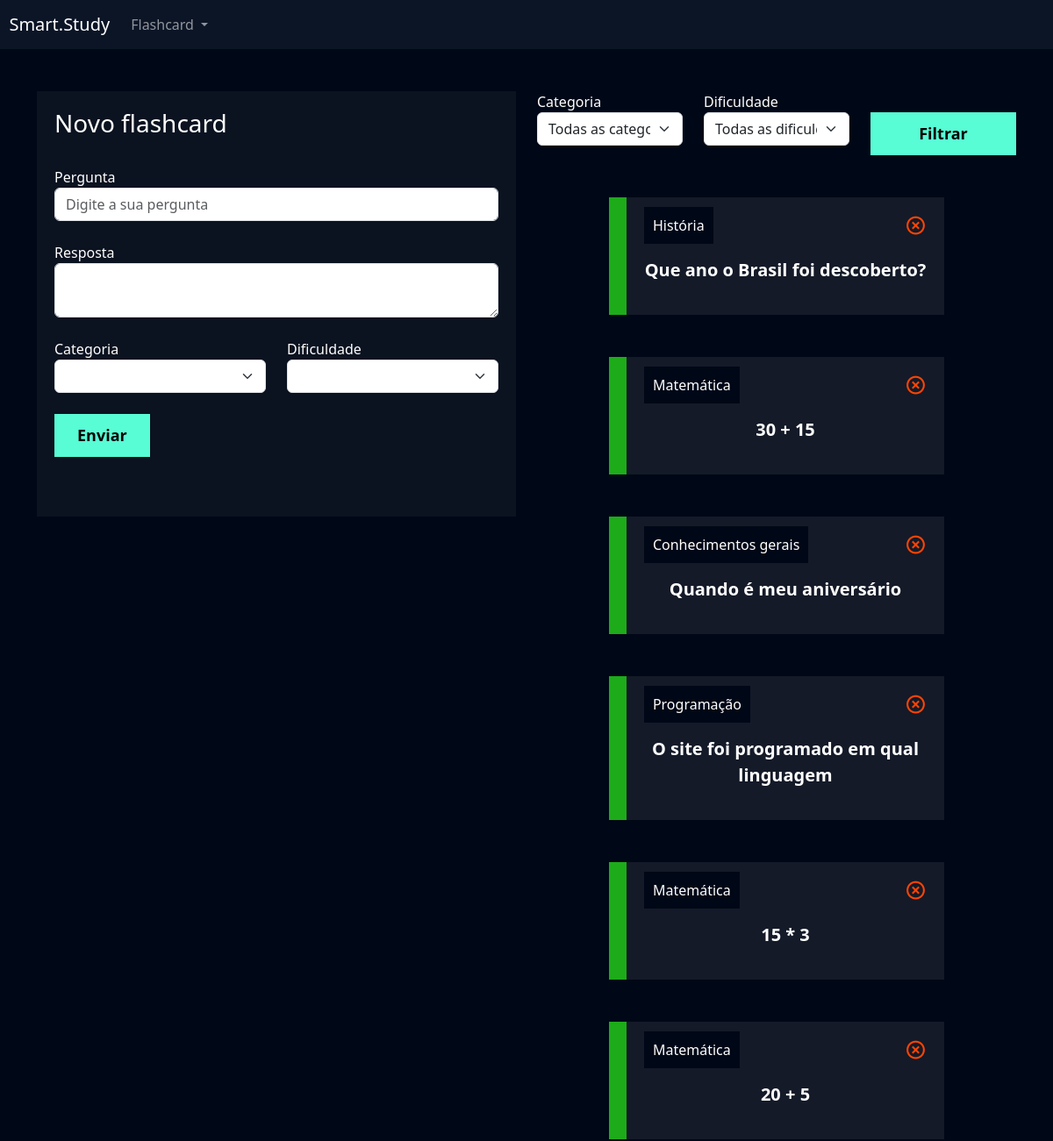
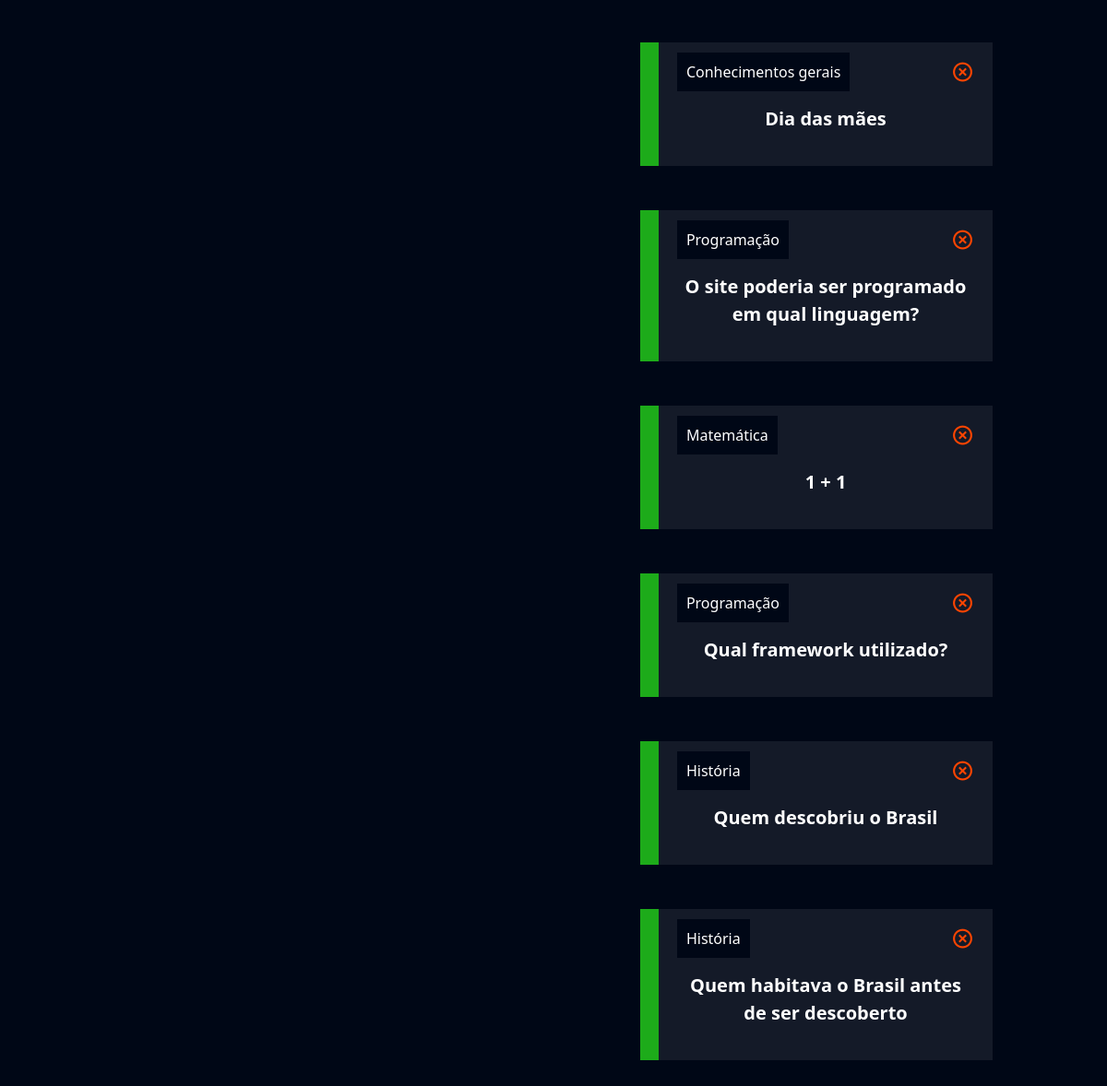
The app's page /flashcard/novo_flashcard/ (signed in) with its own data (2 pictures, top to bottom).
### flashcard/models.py (models this page shows, shortened)
class Flashcard(models.Model):
    DIFICULDADE_CHOICES = (('F', 'Fácil'), ('M', 'Médio'), ('D', 'Difícil'))
    user = models.ForeignKey(User, on_delete=models.DO_NOTHING)
    pergunta = models.CharField(max_length=100)
    resposta = models.TextField()
    categoria = models.ForeignKey(Categoria, on_delete=models.DO_NOTHING)
    dificuldade = models.CharField(max_length=1, choices=DIFICULDADE_CHOICES)
    @property
    def css_dificuldade(self):
        if self.dificuldade == 'F':
            return 'flashcard-facil'
        elif self.dificuldade == 'M':
            return 'flashcard-medio'
        elif self.dificuldade == 'D':
            return 'flashcard-dificil'

class Categoria(models.Model):
    nome = models.CharField(max_length=20)
    def __str__(self):
        return self.nome

### flashcard/views.py (the view, shortened to what this page needs)
# urls.py: path('novo_flashcard/', views.novo_flashcard, name="novo_flashcard"),
def novo_flashcard(request):
    if request.user.is_authenticated == False:
        return redirect('/usuarios/logar/')
    if request.method == 'GET':
        categorias = Categoria.objects.all()
        dificuldades = Flashcard.DIFICULDADE_CHOICES
        flashcards = Flashcard.objects.filter(user=request.user)
        categoria_filtrar = request.GET.get('categoria')
        dificuldade_filtrar = request.GET.get('dificuldade')
        if categoria_filtrar:
            flashcards = flashcards.filter(categoria__id=categoria_filtrar)
        if dificuldade_filtrar:
            flashcards = flashcards.filter(dificuldade=dificuldade_filtrar)
        return render(request, 'novo_flashcard.html', { 'categorias': categorias, 'dificuldades': dificuldades, 'flashcards': flashcards } )

### flashcard/templates/novo_flashcard.html (shortened to what this page needs)
{% extends "base.html" %}
{% load static %}
{% block 'cabecalho' %}
    <link href="{% static 'usuarios/css/cadastro.css' %}" rel="stylesheet">
    <link href='https://unpkg.com/boxicons@2.1.4/css/boxicons.min.css' rel='stylesheet'>
    <link href="{% static 'flashcard/css/novo_flashcard.css' %}" rel="stylesheet">
{% endblock 'cabecalho' %}
{% block 'conteudo' %}
    {% include "partials/header.html" %}
    <div class="container">
        <br><br>
        <div class="row">
            <div class="col-md">
                <div class="box-form">
                    <form action="{% url 'novo_flashcard' %}" method="POST"> {% csrf_token %}
                        <h3>Novo flashcard</h3>
                        <br>
                        <label>Pergunta</label>
                        <input type="text" class="form-control" placeholder="Digite a sua pergunta" name="pergunta">
                        <br>
                        <label>Resposta</label>
                        <textarea class="form-control" name="resposta"></textarea>
                        <br>
                        <div class="row">
                            <div class="col-md">
                                <label for="">Categoria</label>
                                <select class="form-select" name="categoria">
                                    <option value=""></option>
                                    {% for categoria in categorias %}
                                        <option value="{{categoria.id}}">{{categoria}}</option>
                                    {% endfor %}
                                </select>
                            </div>
                            <div class="col-md">
                                <label for="">Dificuldade</label>
                                <select class="form-select" name="dificuldade">
                                <option value=""></option>
                                    {% for dificuldade in dificuldades %}
                                        <option value="{{dificuldade.0}}">{{dificuldade.1}}</option>
                                    {% endfor %}
                                </select>
                            </div>
                        </div>
                        <br>
                        <input type="submit" value="Enviar" class="btn-cadastro">
                        <br><br><br>
                    </form>
                </div>
            </div>
            <div class="col-md">
                <form action="{% url 'novo_flashcard' %}" method="GET">
                    <div class="row">
                        <div class="col-md">
                            <label for="">Categoria</label>
                            <select name="categoria" id="" class="form-select">
                                <option value="">Todas as categorias</option>
                            </select>
                        </div>
                        <div class="col-md">
                            <label for="">Dificuldade</label>
                            <select name="dificuldade" id="" class="form-select">
                                <option value="">Todas as dificuldades</option>
                            </select>
                        </div>
                        <div class="col-md">
                            <br>
                            <input type="submit" style="width: 100%" value="Filtrar" class="btn-cadastro">
                        </div>
                    </div>
                </form>
                <br><br>
                {% for flash in flashcards %}
                    <div class="box-new-flashcard"  onclick="flip_card({{flash.id}})">
                        <div class="flashcard {{flash.css_dificuldade}}">
                            <div class="flashcard-categoria">
                                {{flash.categoria}}
                            </div>
                            <a href="{% url 'deletar_flashcard' flash.id %}"><i class='icone-exit bx bx-x-circle'></i></a>
                            <br><br>
                            <div class="flashcard-box-item">
                                <p class="flashcard-item">{{flash.pergunta}}</p>
                            </div>
                        </div>
                    </div>
                    <br><br>
                {% endfor %}
            </div>
        </div>
    </div>
{% endblock 'conteudo' %}

### templates/base.html (shortened to what this page needs)
{% load static %}
<!doctype html>
<html lang="en">
  <head>
    <link href="https://cdn.jsdelivr.net/npm/bootstrap@5.3.2/dist/css/bootstrap.min.css" rel="stylesheet">
    <link href="{% static 'geral/css/base.css' %}" rel="stylesheet">
    {% block 'cabecalho' %} {% endblock %}
  </head>
  <body>
    {% block 'conteudo' %}{% endblock %}
  </body>
</html>

### templates/partials/header.html (shortened to what this page needs)
<nav style="background-color: var(--main-color)" class="navbar navbar-expand-lg navbar-dark">
    <a class="navbar-brand" href="{% url 'novo_flashcard' %}">&nbsp&nbspSmart.Study</a>
    <div class="collapse navbar-collapse" id="navbarNav">
      <ul class="navbar-nav">
        <li class="nav-item dropdown">
          <a class="nav-link dropdown-toggle" href="#" id="navbarDropdown" role="button" data-bs-toggle="dropdown" aria-expanded="false">
            Flashcard
          </a>
        </li>
      </ul>
    </div>
  </nav>

### templates/static/geral/css/base.css (style rules this page uses)
:root { --main-color: #0b1526; --dark-color: #000716; --secondary-dark-color: rgb(15, 2, 26); --light-color: #00c1f3; --contrast-color: #f4c96b; --differential-color: #58fcd5; }
body { background-color: var(--dark-color) !important; color: white !important; }

### templates/static/usuarios/css/cadastro.css (style rules this page uses)
* { margin: 0; padding: 0; }
.box-form { padding: 20px; background-color: rgba(217,217,217, .05); color: white !important; }
.btn-cadastro { padding: 10px; background-color: #58fcd5; border: none; border: 1px solid #58fcd5; font-size: 18px; font-weight: bold; padding-left: 25px; padding-right: 25px; }

### templates/static/flashcard/css/novo_flashcard.css (style rules this page uses)
.box-new-flashcard { width: 70%; margin: auto; }
.flashcard { background-color: rgba(255, 255, 255, .08); padding: 20px; }
.flashcard-box-item { text-align: center; }
.flashcard p { font-size: 20px; font-weight: bold; cursor: pointer; }
.flashcard-facil { border-left: 20px solid #1DAB1A; }
.flashcard-categoria { background-color: var(--dark-color); display: inline; padding: 10px; }
.icone-exit { float: right; font-size: 25px; color: orangered; }

### records on screen
Flashcard: categoria "História", pergunta "Que ano o Brasil foi descoberto?"
Flashcard: categoria "Matemática", pergunta "30 + 15"
Flashcard: categoria "Conhecimentos gerais", pergunta "Quando é meu aniversário"
Flashcard: categoria "Programação", pergunta "O site foi programado em qual linguagem"
Flashcard: categoria "Matemática", pergunta "15 * 3"
Flashcard: categoria "Matemática", pergunta "20 + 5"
Flashcard: categoria "Conhecimentos gerais", pergunta "Dia das mães"
Flashcard: categoria "Programação", pergunta "O site poderia ser programado em qual linguagem?"
Flashcard: categoria "Matemática", pergunta "1 + 1"
Flashcard: categoria "Programação", pergunta "Qual framework utilizado?"
Flashcard: categoria "História", pergunta "Quem descobriu o Brasil"
Flashcard: categoria "História", pergunta "Quem habitava o Brasil antes de ser descoberto"
